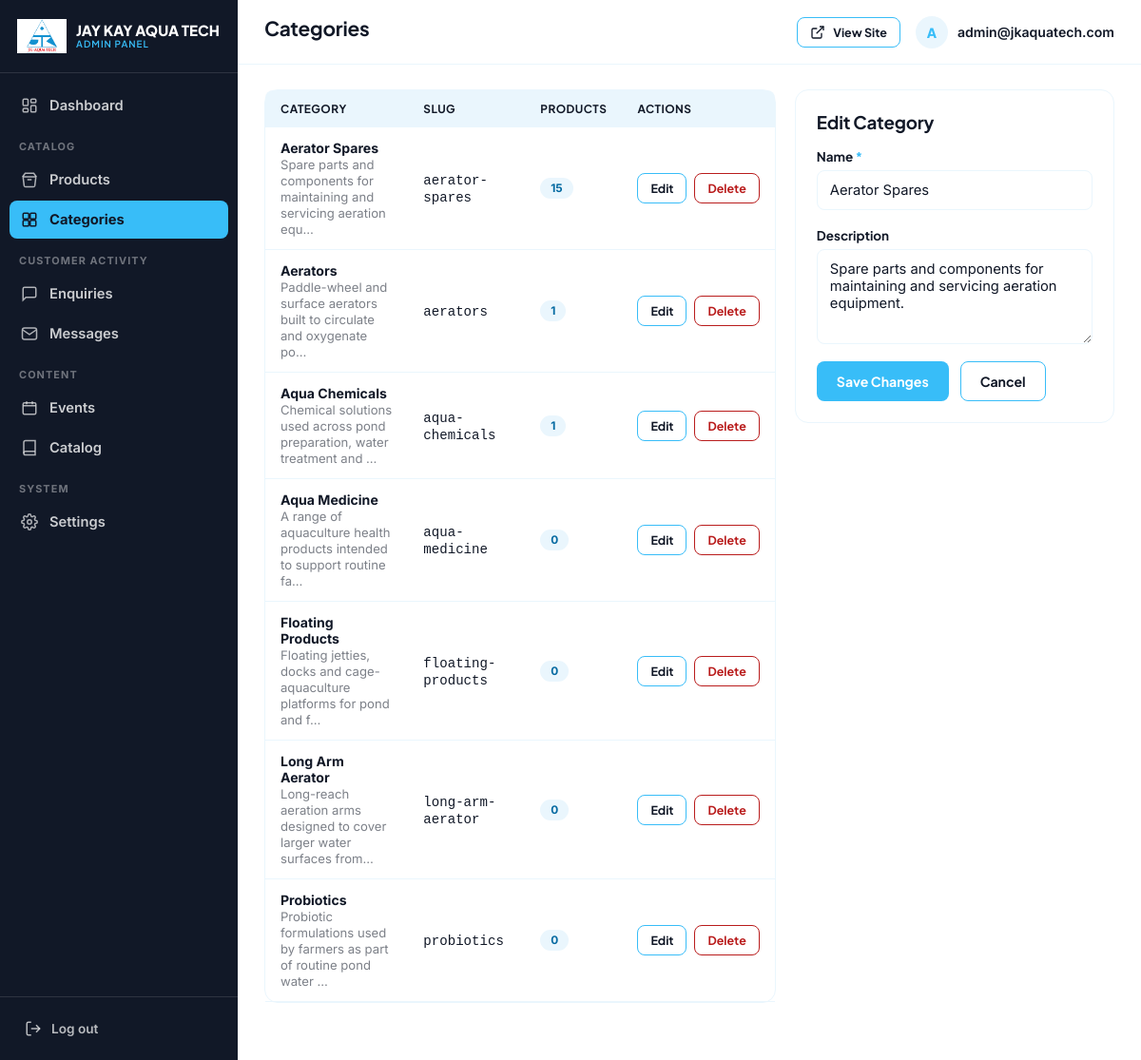
Page /admin/categories.php?edit=7 (signed in) on the committed database.
### tables this page shows
CREATE TABLE IF NOT EXISTS `categories` (
  `id` INT UNSIGNED NOT NULL AUTO_INCREMENT,
  `slug` VARCHAR(120) NOT NULL,
  `name` VARCHAR(150) NOT NULL,
  `description` TEXT NULL,
  `created_at` TIMESTAMP NOT NULL DEFAULT CURRENT_TIMESTAMP,
  PRIMARY KEY (`id`),
  UNIQUE KEY `uq_categories_slug` (`slug`)
);

### admin/includes/functions.php (called while the page is built, shortened)
<?php
function e(?string $value): string
{
    return htmlspecialchars($value ?? '', ENT_QUOTES, 'UTF-8');
}

### admin/includes/db.php (called while the page is built, shortened)
<?php
function db(): PDO
{
    static $pdo = null;
    if ($pdo !== null) {
        return $pdo;
    }
    $config = require __DIR__ . '/db-config.php';
    $dsn = sprintf(
        '%s:host=%s;port=%s;dbname=%s;charset=%s',
        $config['driver'],
        $config['host'],
        $config['port'],
        $config['database'],
        $config['charset']
    );
    try {
        $pdo = new PDO($dsn, $config['username'], $config['password'], [
            PDO::ATTR_ERRMODE => PDO::ERRMODE_EXCEPTION,
            PDO::ATTR_DEFAULT_FETCH_MODE => PDO::FETCH_ASSOC,
            PDO::ATTR_EMULATE_PREPARES => false,
        ]);
    } catch (PDOException $e) {
        error_log('Jay Kay Aqua Tech DB connection failed: ' . $e->getMessage());
        http_response_code(500);
        die('Database connection failed. Please check admin/includes/db-config.php and confirm database.sql has been imported. (Details were written to the server error log, not shown here for security.)');
    }
    return $pdo;
}

### admin/includes/auth.php (called while the page is built, shortened)
<?php
function current_admin(): ?array
{
    $stmt = db()->prepare('SELECT id, email, created_at FROM admins WHERE id = ?');
    $stmt->execute([$_SESSION['admin_id']]);
    $row = $stmt->fetch();
    return $row ?: null;
}

### admin/categories.php (the view, shortened to what this page needs)
<?php
$pdo = db();
$editing = null;
if (isset($_GET['edit'])) {
    $stmt = $pdo->prepare('SELECT * FROM categories WHERE id = ?');
    $stmt->execute([(int)$_GET['edit']]);
    $editing = $stmt->fetch() ?: null;
}
$values = ['name' => $editing['name'] ?? '', 'description' => $editing['description'] ?? ''];
$categories = $pdo->query('
    SELECT c.*, (SELECT COUNT(*) FROM products p WHERE p.category_id = c.id) AS product_count
    FROM categories c ORDER BY c.name
')->fetchAll();
$pageTitle = 'Categories';
require __DIR__ . '/includes/header.php';
?>
<div class="dash-grid" style="grid-template-columns: 1.6fr 1fr;">
  <div class="card" style="padding:0;">
    <div class="table-wrap">
      <table class="admin-table">
        <thead><tr><th>Category</th><th>Slug</th><th>Products</th><th>Actions</th></tr></thead>
        <tbody>
          <?php if (!$categories): ?>
            <tr class="empty-row"><td colspan="4">No categories yet.</td></tr>
          <?php else: foreach ($categories as $c): ?>
            <tr>
              <td><strong><?= e($c['name']) ?></strong><?php if ($c['description']): ?><br><span style="color:rgba(17,24,39,.55); font-size:.82rem;"><?= e(mb_strimwidth($c['description'], 0, 70, '…')) ?></span><?php endif; ?></td>
              <td><code><?= e($c['slug']) ?></code></td>
              <td><span class="badge badge-sky"><?= (int)$c['product_count'] ?></span></td>
              <td>
                <div class="row-actions">
                  <a href="categories.php?edit=<?= (int)$c['id'] ?>" class="btn btn-secondary btn-sm">Edit</a>
                  <button type="button" class="btn btn-danger btn-sm"
                    data-confirm="<?= $c['product_count'] > 0 ? 'This category has ' . (int)$c['product_count'] . ' product(s) and cannot be deleted until they are moved or removed.' : 'This will permanently delete the "' . e($c['name']) . '" category.' ?>"
                    data-confirm-title="Delete this category?"
                    data-action="categories.php"
                    data-field-delete_id="<?= (int)$c['id'] ?>">Delete</button>
                </div>
              </td>
            </tr>
          <?php endforeach; endif; ?>
        </tbody>
      </table>
    </div>
  </div>
  <div class="card">
    <h3 style="margin-bottom:16px;"><?= $editing ? 'Edit Category' : 'Add Category' ?></h3>
    <form method="POST">
      <div class="field">
        <label for="name">Name <span class="req">*</span></label>
        <input type="text" id="name" name="name" value="<?= e($values['name']) ?>" required>
      </div>
      <div class="field">
        <label for="description">Description</label>
        <textarea id="description" name="description"><?= e($values['description']) ?></textarea>
      </div>
      <div class="form-actions" style="border-top:none; padding-top:0;">
        <button type="submit" class="btn btn-primary"><?= $editing ? 'Save Changes' : 'Add Category' ?></button>
        <?php if ($editing): ?><a href="categories.php" class="btn btn-secondary">Cancel</a><?php endif; ?>
      </div>
    </form>
  </div>
</div>
<?php require __DIR__ . '/includes/footer.php'; ?>

### admin/includes/header.php (shortened to what this page needs)
<?php
$admin = current_admin();
$pageTitle = $pageTitle ?? 'Admin';
?>
<!DOCTYPE html>
<html lang="en">
<head>
<link rel="stylesheet" href="assets/admin-style.css">
</head>
<body>
<div class="admin-shell">
  <?php include __DIR__ . '/sidebar.php'; ?>
  <div class="admin-main">
    <div class="admin-topbar">
      <div style="display:flex; align-items:center; gap:14px;">
        <h1><?= e($pageTitle) ?></h1>
      </div>
      <div class="top-actions">
        <a href="../index.html" target="_blank" class="btn btn-secondary btn-sm">
          <svg viewBox="0 0 24 24" fill="none" stroke="currentColor" stroke-width="2"><path d="M18 13v6a2 2 0 0 1-2 2H5a2 2 0 0 1-2-2V8a2 2 0 0 1 2-2h6"/><path d="M15 3h6v6"/><path d="M10 14 21 3"/></svg>
          View Site
        </a>
        <div class="admin-user">
          <div class="avatar"><?= e(strtoupper(substr($admin['email'] ?? 'A', 0, 1))) ?></div>
          <span><?= e($admin['email'] ?? '') ?></span>
        </div>
      </div>
    </div>
    <div class="admin-content">

### admin/assets/admin-style.css (style rules this page uses)
:root { --white: #FFFFFF; --sky-light: #EAF6FD; --sky: #38BDF8; --ink: #111827; --success: #15803D; --success-bg: #ECFDF3; --danger: #B91C1C; --danger-bg: #FEF2F2; --warning: #92400E; --warning-bg: #FFFBEB; --border: var(--sky-light); --shadow-sm: 0 2px 8px rgba(17,24,39,.06); --shadow-md: 0 10px 26px rgba(17,24,39,.10); --radius-s: 8px; --radius-m: 14px; --sidebar-w: 250px; --font-display: 'Plus Jakarta Sans', 'Inter', sans-serif; --font-body: 'Inter', sans-serif; }
*, *::before, *::after { box-sizing: border-box; }
body { margin:0; font-family: var(--font-body); color: var(--ink); background: var(--white); -webkit-font-smoothing: antialiased; }
h1,h2,h3,h4 { font-family: var(--font-display); color: var(--ink); margin: 0 0 .4em; letter-spacing: -.01em; }
a { color: inherit; text-decoration: none; }
button { font-family: inherit; cursor: pointer; }
.admin-shell { display:flex; min-height:100vh; }
.admin-main { margin-left: var(--sidebar-w); flex:1; min-width:0; display:flex; flex-direction:column; min-height:100vh; }
.admin-topbar { display:flex; align-items:center; justify-content:space-between; padding: 16px 28px; background: var(--white); border-bottom: 1px solid var(--border); position: sticky; top:0; z-index:100; }
.admin-topbar h1 { font-size:1.3rem; }
.admin-topbar .top-actions { display:flex; align-items:center; gap:16px; }
.admin-topbar .admin-user { display:flex; align-items:center; gap:10px; font-size:.88rem; font-weight:600; }
.admin-topbar .admin-user .avatar { width:34px; height:34px; border-radius:50%; background: var(--sky-light); color: var(--sky); display:flex; align-items:center; justify-content:center; font-weight:800; font-family: var(--font-display); }
.admin-content { padding: 26px 28px 60px; flex:1; }
.btn { display:inline-flex; align-items:center; justify-content:center; gap:8px; padding: 11px 20px; border-radius: var(--radius-s); font-family: var(--font-display); font-weight:700; font-size:.88rem; border: 1.5px solid transparent; transition: all .2s ease; white-space:nowrap; }
.btn svg { width:16px; height:16px; }
.btn-primary { background: var(--sky); color:#fff; }
.btn-secondary { background:#fff; color: var(--ink); border-color: var(--sky); }
.btn-danger { background:#fff; color: var(--danger); border-color: var(--danger); }
.btn-sm { padding: 7px 13px; font-size:.78rem; }
.card { background:#fff; border:1px solid var(--border); border-radius: var(--radius-m); padding: 22px; }
.dash-grid { display:grid; grid-template-columns: 1.4fr 1fr; gap:20px; align-items:start; }
.table-wrap { overflow-x:auto; }
table.admin-table { width:100%; border-collapse:collapse; font-size:.88rem; }
table.admin-table th { text-align:left; padding: 12px 16px; background: var(--sky-light); font-family: var(--font-display); font-weight:700; font-size:.74rem; text-transform:uppercase; letter-spacing:.04em; color: var(--ink); white-space:nowrap; }
table.admin-table th:first-child { border-top-left-radius: var(--radius-s); }
table.admin-table th:last-child { border-top-right-radius: var(--radius-s); }
table.admin-table td { padding: 13px 16px; border-bottom:1px solid var(--border); vertical-align:middle; }
table.admin-table .row-actions { display:flex; gap:8px; white-space:nowrap; }
.badge { display:inline-flex; align-items:center; gap:5px; padding: 4px 11px; border-radius:20px; font-size:.74rem; font-weight:700; }
.badge-sky { background: var(--sky-light); color:#0369A1; }
.field { display:flex; flex-direction:column; gap:6px; margin-bottom:18px; }
.field label { font-family: var(--font-display); font-weight:700; font-size:.84rem; }
.field .req { color: var(--sky); }
.field input, .field select, .field textarea { padding: 11px 13px; border-radius: var(--radius-s); border:1.5px solid var(--border); background:#fff; color: var(--ink); font-size:.92rem; font-family: inherit; transition: border-color .2s ease, box-shadow .2s ease; }
.field textarea { resize:vertical; min-height:100px; }
.form-actions { display:flex; gap:12px; margin-top: 6px; padding-top: 18px; border-top:1px solid var(--border); }

### rows in the picture
categories: name "Aerator Spares", description "Spare parts and components for maintaining and servicing aeration equ…", slug "aerator-spares", product_count "15", description "Spare parts and components for maintaining and servicing aeration equipment."
categories: name "Aerators", description "Paddle-wheel and surface aerators built to circulate and oxygenate po…", slug "aerators", product_count "1"
categories: name "Aqua Chemicals", description "Chemical solutions used across pond preparation, water treatment and …", slug "aqua-chemicals", product_count "1"
categories: name "Aqua Medicine", description "A range of aquaculture health products intended to support routine fa…", slug "aqua-medicine", product_count "0"
categories: name "Floating Products", description "Floating jetties, docks and cage-aquaculture platforms for pond and f…", slug "floating-products", product_count "0"
categories: name "Long Arm Aerator", description "Long-reach aeration arms designed to cover larger water surfaces from…", slug "long-arm-aerator", product_count "0"
categories: name "Probiotics", description "Probiotic formulations used by farmers as part of routine pond water …", slug "probiotics", product_count "0"

### other values in the picture
$pageTitle "Categories"
substr($admin['email'] ?? 'A', 0, 1) "A"
$admin['email'] "admin@jkaquatech.com"
